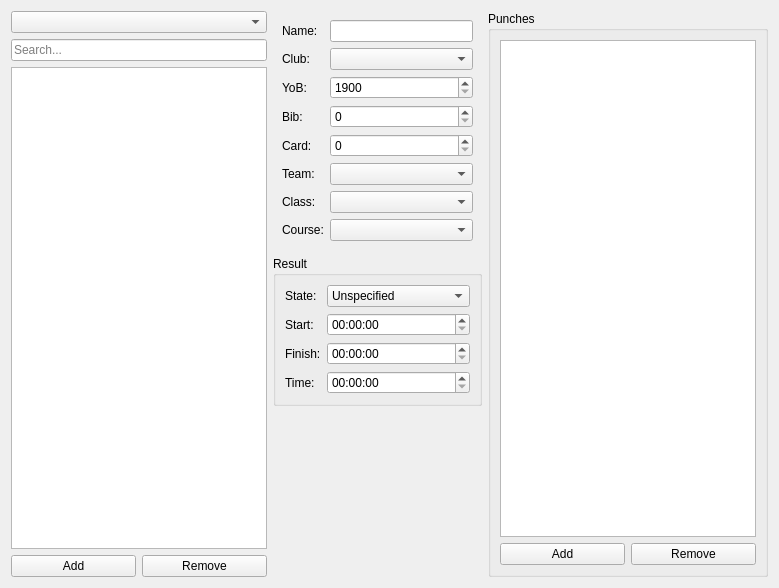
<?xml version="1.0" encoding="UTF-8"?>
<ui version="4.0">
 <class>Sportsed::Client::Admin::CompetitorsEditWidget</class>
 <widget class="QWidget" name="Sportsed::Client::Admin::CompetitorsEditWidget">
  <property name="geometry">
   <rect>
    <x>0</x>
    <y>0</y>
    <width>779</width>
    <height>588</height>
   </rect>
  </property>
  <property name="windowTitle">
   <string>Form</string>
  </property>
  <layout class="QGridLayout" name="gridLayout_2">
   <item row="1" column="1">
    <widget class="QGroupBox" name="resultBox">
     <property name="title">
      <string>Result</string>
     </property>
     <layout class="QFormLayout" name="formLayout_2">
      <item row="0" column="0">
       <widget class="QLabel" name="label_6">
        <property name="text">
         <string>State:</string>
        </property>
       </widget>
      </item>
      <item row="0" column="1">
       <widget class="QComboBox" name="resultStateBox">
        <item>
         <property name="text">
          <string>Unspecified</string>
         </property>
        </item>
        <item>
         <property name="text">
          <string>DNS</string>
         </property>
        </item>
        <item>
         <property name="text">
          <string>DNF</string>
         </property>
        </item>
        <item>
         <property name="text">
          <string>DQ</string>
         </property>
        </item>
        <item>
         <property name="text">
          <string>OT</string>
         </property>
        </item>
       </widget>
      </item>
      <item row="1" column="0">
       <widget class="QLabel" name="label_7">
        <property name="text">
         <string>Start:</string>
        </property>
       </widget>
      </item>
      <item row="1" column="1">
       <widget class="QTimeEdit" name="resultStartEdit">
        <property name="displayFormat">
         <string>HH:mm:ss</string>
        </property>
       </widget>
      </item>
      <item row="2" column="0">
       <widget class="QLabel" name="label_8">
        <property name="text">
         <string>Finish:</string>
        </property>
       </widget>
      </item>
      <item row="3" column="0">
       <widget class="QLabel" name="label_9">
        <property name="text">
         <string>Time:</string>
        </property>
       </widget>
      </item>
      <item row="2" column="1">
       <widget class="QTimeEdit" name="resultFinishEdit">
        <property name="displayFormat">
         <string>HH:mm:ss</string>
        </property>
       </widget>
      </item>
      <item row="3" column="1">
       <widget class="QTimeEdit" name="resultTimeEdit">
        <property name="displayFormat">
         <string>HH:mm:ss</string>
        </property>
       </widget>
      </item>
     </layout>
    </widget>
   </item>
   <item row="2" column="1">
    <spacer name="verticalSpacer">
     <property name="orientation">
      <enum>Qt::Vertical</enum>
     </property>
     <property name="sizeHint" stdset="0">
      <size>
       <width>20</width>
       <height>40</height>
      </size>
     </property>
    </spacer>
   </item>
   <item row="0" column="0" rowspan="3">
    <layout class="QGridLayout" name="gridLayout">
     <item row="1" column="0" colspan="2">
      <widget class="QLineEdit" name="searchEdit">
       <property name="placeholderText">
        <string>Search...</string>
       </property>
      </widget>
     </item>
     <item row="3" column="1">
      <widget class="QPushButton" name="competitorRemoveBtn">
       <property name="text">
        <string>Remove</string>
       </property>
      </widget>
     </item>
     <item row="2" column="0" colspan="2">
      <widget class="QTreeView" name="competitorsView"/>
     </item>
     <item row="3" column="0">
      <widget class="QPushButton" name="competitorAddBtn">
       <property name="text">
        <string>Add</string>
       </property>
      </widget>
     </item>
     <item row="0" column="0" colspan="2">
      <widget class="QComboBox" name="stageBox"/>
     </item>
    </layout>
   </item>
   <item row="0" column="2" rowspan="3">
    <widget class="QGroupBox" name="punchesBox">
     <property name="title">
      <string>Punches</string>
     </property>
     <layout class="QGridLayout" name="gridLayout_3">
      <item row="0" column="0" colspan="2">
       <widget class="QTreeView" name="punchesView"/>
      </item>
      <item row="1" column="0">
       <widget class="QPushButton" name="punchAddBtn">
        <property name="text">
         <string>Add</string>
        </property>
       </widget>
      </item>
      <item row="1" column="1">
       <widget class="QPushButton" name="punchRemoveBtn">
        <property name="text">
         <string>Remove</string>
        </property>
       </widget>
      </item>
     </layout>
    </widget>
   </item>
   <item row="0" column="1">
    <widget class="QWidget" name="competitorEditWidget" native="true">
     <layout class="QFormLayout" name="formLayout">
      <item row="0" column="0">
       <widget class="QLabel" name="label">
        <property name="text">
         <string>Name:</string>
        </property>
       </widget>
      </item>
      <item row="0" column="1">
       <widget class="QLineEdit" name="nameEdit"/>
      </item>
      <item row="1" column="0">
       <widget class="QLabel" name="label_2">
        <property name="text">
         <string>Club:</string>
        </property>
       </widget>
      </item>
      <item row="1" column="1">
       <widget class="QComboBox" name="clubBox"/>
      </item>
      <item row="2" column="0">
       <widget class="QLabel" name="label_3">
        <property name="text">
         <string>YoB:</string>
        </property>
       </widget>
      </item>
      <item row="2" column="1">
       <widget class="QSpinBox" name="yobEdit">
        <property name="minimum">
         <number>1900</number>
        </property>
        <property name="maximum">
         <number>2050</number>
        </property>
       </widget>
      </item>
      <item row="3" column="0">
       <widget class="QLabel" name="label_4">
        <property name="text">
         <string>Bib:</string>
        </property>
       </widget>
      </item>
      <item row="3" column="1">
       <widget class="QSpinBox" name="bibEdit"/>
      </item>
      <item row="4" column="0">
       <widget class="QLabel" name="label_5">
        <property name="text">
         <string>Card:</string>
        </property>
       </widget>
      </item>
      <item row="4" column="1">
       <widget class="QSpinBox" name="cardEdit"/>
      </item>
      <item row="6" column="1">
       <widget class="QComboBox" name="classBox"/>
      </item>
      <item row="7" column="1">
       <widget class="QComboBox" name="courseBox"/>
      </item>
      <item row="6" column="0">
       <widget class="QLabel" name="label_10">
        <property name="text">
         <string>Class:</string>
        </property>
       </widget>
      </item>
      <item row="7" column="0">
       <widget class="QLabel" name="label_11">
        <property name="text">
         <string>Course:</string>
        </property>
       </widget>
      </item>
      <item row="5" column="1">
       <widget class="QComboBox" name="teamBox"/>
      </item>
      <item row="5" column="0">
       <widget class="QLabel" name="label_12">
        <property name="text">
         <string>Team:</string>
        </property>
       </widget>
      </item>
     </layout>
    </widget>
   </item>
  </layout>
 </widget>
 <resources/>
 <connections/>
</ui>
